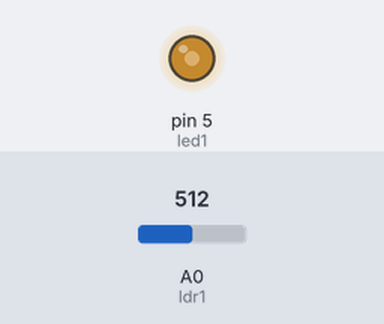
This sketch was run on a simulated Arduino Uno, built with avr-gcc and run on an emulated ATmega328P. Shown: output pins drawn as LEDs (lit = HIGH). Inputs (shaded band) come from the test bench; at power-on: A0 (ldr1) = 512.

Above: at 1.2 s.
1.3 s: A0 (ldr1) set to 716
At 2.4 s:
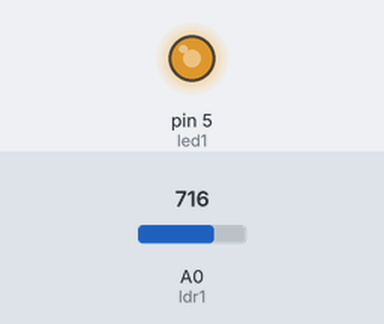
2.8 s: A0 (ldr1) set to 900
At 3.6 s:
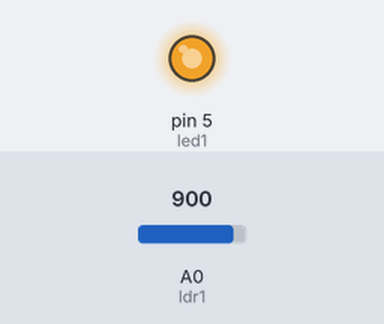
4.3 s: A0 (ldr1) set to 122
At 4.7 s:
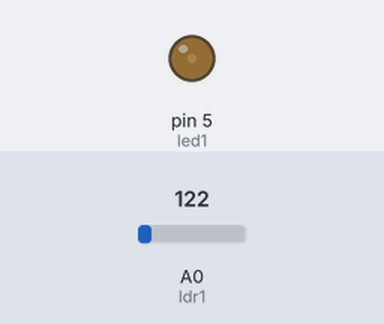
5.8 s: A0 (ldr1) set to 0
At 7.0 s:
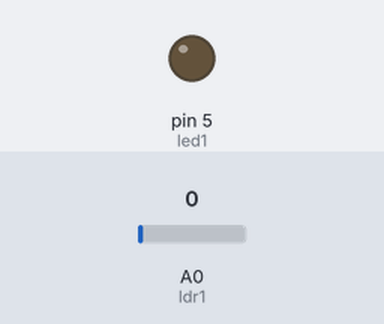
7.3 s: A0 (ldr1) set to 511
At 8.2 s:
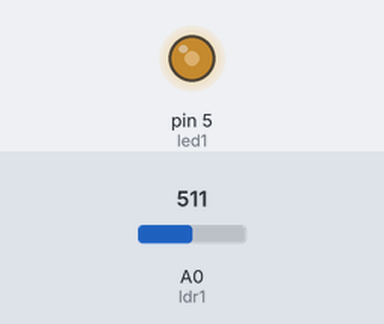
Timing chart, 0 to 9.8 s (numbered marks = the images above; inputs shaded):
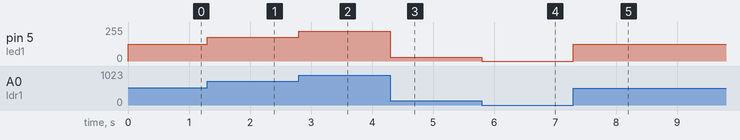

The sketch:

ldr1.ino
```cpp
const int led1=5;
const int ldr1=A0;
int vldr;

void setup()
{
  pinMode (led1,OUTPUT);
  pinMode (ldr1,INPUT);
}
void loop()
{
  vldr=analogRead(ldr1);
  vldr=map(vldr,0,1023,0,255);
  analogWrite(led1,vldr);
}
```

Measured:
- after the input at 1.3 s, pin 5 (led1): 127/255 → 178/255 at once
- after the input at 2.8 s, pin 5 (led1): 178/255 → 224/255 at once
- after the input at 4.3 s, pin 5 (led1): 224/255 → 30/255 at once
- after the input at 5.8 s, pin 5 (led1): 30/255 → 0/255 at once
- after the input at 7.3 s, pin 5 (led1): 0/255 → 127/255 at once
